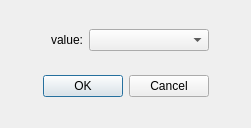
<?xml version="1.0" encoding="UTF-8"?>
<ui version="4.0">
 <class>poker::view::EditConstantDialog</class>
 <widget class="QDialog" name="poker::view::EditConstantDialog">
  <property name="geometry">
   <rect>
    <x>0</x>
    <y>0</y>
    <width>251</width>
    <height>128</height>
   </rect>
  </property>
  <property name="windowTitle">
   <string>Dialog</string>
  </property>
  <layout class="QHBoxLayout" name="horizontalLayout_2">
   <item>
    <spacer name="horizontalSpacer">
     <property name="orientation">
      <enum>Qt::Horizontal</enum>
     </property>
     <property name="sizeHint" stdset="0">
      <size>
       <width>20</width>
       <height>20</height>
      </size>
     </property>
    </spacer>
   </item>
   <item>
    <layout class="QVBoxLayout" name="verticalLayout">
     <item>
      <layout class="QHBoxLayout" name="horizontalLayout">
       <item>
        <widget class="QLabel" name="label">
         <property name="text">
          <string>value:</string>
         </property>
         <property name="alignment">
          <set>Qt::AlignRight|Qt::AlignTrailing|Qt::AlignVCenter</set>
         </property>
        </widget>
       </item>
       <item>
        <widget class="QComboBox" name="waardeBox">
         <property name="minimumSize">
          <size>
           <width>120</width>
           <height>0</height>
          </size>
         </property>
        </widget>
       </item>
      </layout>
     </item>
     <item>
      <widget class="QDialogButtonBox" name="buttonBox">
       <property name="orientation">
        <enum>Qt::Horizontal</enum>
       </property>
       <property name="standardButtons">
        <set>QDialogButtonBox::Cancel|QDialogButtonBox::Ok</set>
       </property>
       <property name="centerButtons">
        <bool>false</bool>
       </property>
      </widget>
     </item>
    </layout>
   </item>
   <item>
    <spacer name="horizontalSpacer_2">
     <property name="orientation">
      <enum>Qt::Horizontal</enum>
     </property>
     <property name="sizeHint" stdset="0">
      <size>
       <width>20</width>
       <height>20</height>
      </size>
     </property>
    </spacer>
   </item>
  </layout>
  <zorder>horizontalSpacer</zorder>
  <zorder>horizontalSpacer_2</zorder>
  <zorder></zorder>
 </widget>
 <resources/>
 <connections>
  <connection>
   <sender>buttonBox</sender>
   <signal>accepted()</signal>
   <receiver>poker::view::EditConstantDialog</receiver>
   <slot>accept()</slot>
   <hints>
    <hint type="sourcelabel">
     <x>248</x>
     <y>254</y>
    </hint>
    <hint type="destinationlabel">
     <x>157</x>
     <y>274</y>
    </hint>
   </hints>
  </connection>
  <connection>
   <sender>buttonBox</sender>
   <signal>rejected()</signal>
   <receiver>poker::view::EditConstantDialog</receiver>
   <slot>reject()</slot>
   <hints>
    <hint type="sourcelabel">
     <x>316</x>
     <y>260</y>
    </hint>
    <hint type="destinationlabel">
     <x>286</x>
     <y>274</y>
    </hint>
   </hints>
  </connection>
 </connections>
</ui>
